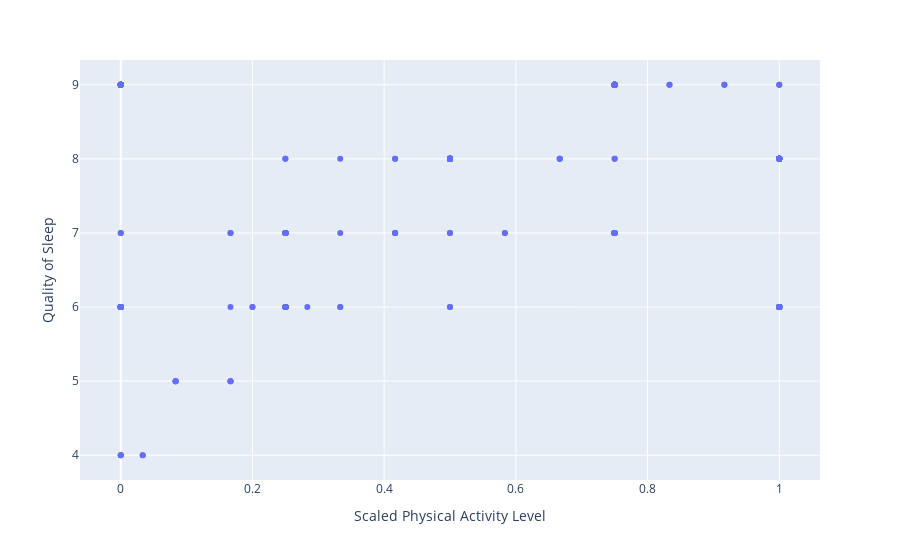

Notebook source saved alongside this figure:
### Code cell
fig = px.scatter(noMV_df, x='Scaled Physical Activity Level', y='Quality of Sleep')
fig.show()

### Figure 1 — Plotly figure (JSON) as saved in the notebook; plotly's stock layout.template omitted (floating-point values rounded to 4 significant figures; data arrays with more than 128 entries replaced by an {"elided": "..."} marker saying what was removed)
{"data": [{"hovertemplate": "Scaled Physical Activity Level=%{x}<br>Quality of Sleep=%{y}<extra></extra>", "legendgroup": "", "marker": {"color": "#636efa", "symbol": "circle"}, "mode": "markers", "name": "", "orientation": "v", "showlegend": false, "type": "scatter", "x": {"elided": "374 float values"}, "xaxis": "x", "y": {"elided": "374 int values"}, "yaxis": "y"}], "layout": {"legend": {"tracegroupgap": 0}, "margin": {"t": 60}, "xaxis": {"anchor": "y", "domain": [0, 1], "title": {"text": "Scaled Physical Activity Level"}}, "yaxis": {"anchor": "x", "domain": [0, 1], "title": {"text": "Quality of Sleep"}}}}
